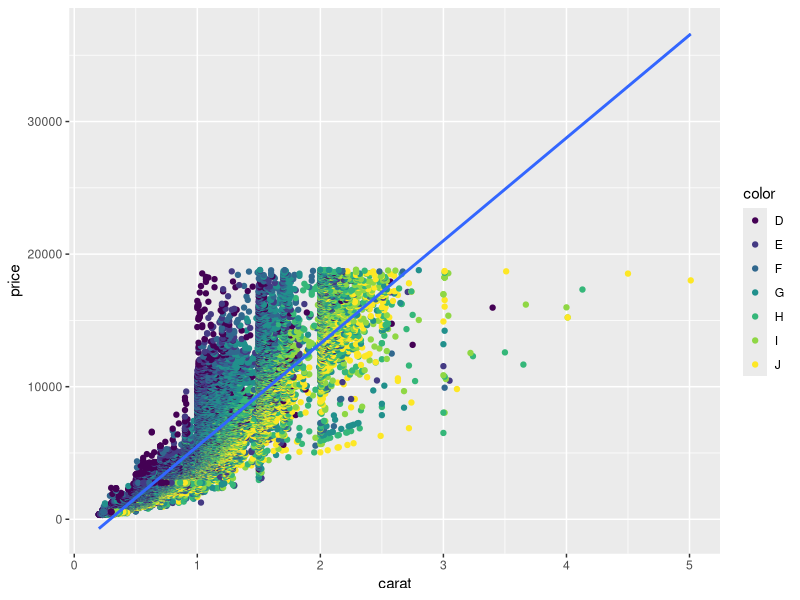

The R source for this figure:
## ---- chunk 1

library(tidyverse)

## ---- chunk 2

lm_diamonds <- lm(diamonds$price ~ diamonds$carat)
summary(lm_diamonds)

## ---- chunk 3

lm_diamonds2 <- lm(diamonds$price ~ diamonds$carat + diamonds$color)
summary(lm_diamonds2)

# I'm doing two models to see what the difference in coercing diamonds$color 
# into a character vector first has. 

lm_diamonds3 <- lm(diamonds$price ~ diamonds$carat + as.character(diamonds$color))
summary(lm_diamonds2)

## ---- chunk 4
diam_plot_pc <- ggplot(diamonds) + 
  geom_point(mapping = aes(x = carat, y = price, colour = color)) +
  geom_smooth(method ='lm', mapping = aes(x = carat, y = price))

print(diam_plot_pc)

## ---- chunk 5
good_couch <- function(
  is_comfy = TRUE, 
  my_favorite = "by window"
){

couch <- list(
  has_cushion = is_comfy, 
  favorite_spot = my_favorite
)

class(couch) <- append(class(couch), "good_couch")
return(couch)
}
my_couch <- good_couch()
my_couch

## ---- chunk 6

print.good_couch <- function(x){
  cat("Print good_couch")
}
print(my_couch)

summarise.good_couch <- function(x){
  cat("summarise good_couch")
}

summarise(my_couch)
